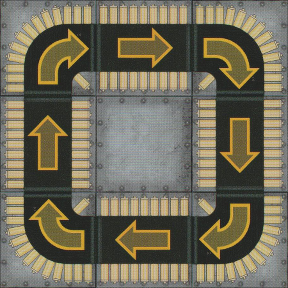

A 2D game scene composited from a Tiled map and its tileset images. What follows is a short description and the map's XML, with every tile layer's data as written:
An orthogonal 3x3 tile map with 96x96 px tiles, 4 tile layers (Wall, Floor, Conveyor, Pit).

<map version="1.2" tiledversion="1.2.2" orientation="orthogonal" renderorder="right-down" width="3" height="3" tilewidth="96" tileheight="96" infinite="0" nextlayerid="6" nextobjectid="1">
 <tileset firstgid="1" source="../RoboRallyTiles.tsx" />
 <layer id="2" name="Wall" width="3" height="3">
  <data encoding="csv">
0,0,0,
0,0,0,
0,0,0
</data>
 </layer>
 <layer id="3" name="Floor" width="3" height="3">
  <data encoding="csv">
0,0,0,
0,5,0,
0,0,0
</data>
 </layer>
 <layer id="5" name="Conveyor" width="3" height="3">
  <data encoding="csv">
31,46,32,
43,0,44,
38,45,39
</data>
 </layer>
 <layer id="4" name="Pit" width="3" height="3">
  <data encoding="csv">
0,0,0,
0,0,0,
0,0,0
</data>
 </layer>
</map>
